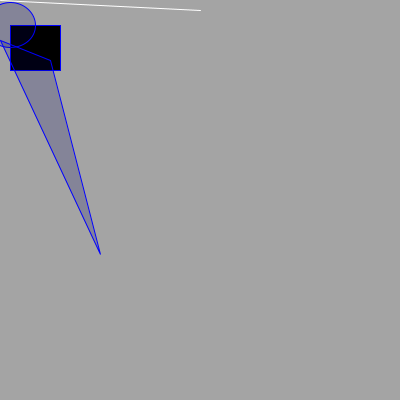
Frame 1 (no input)
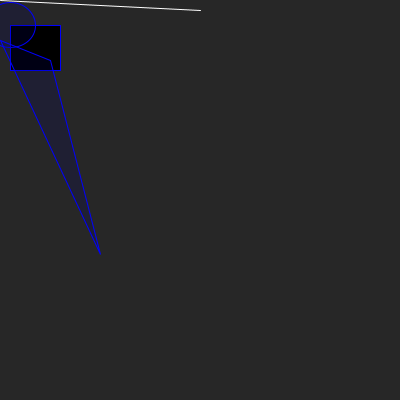
Frame 60 (the mouse pressed at the canvas centre just before this capture)
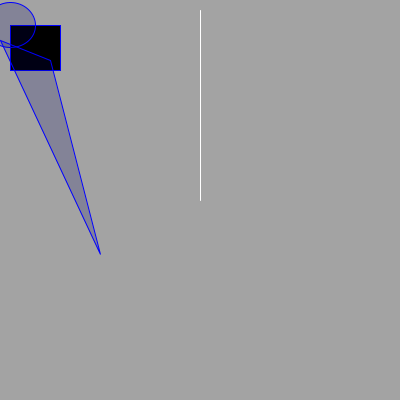
Frame 120 (the mouse held since frame 60 and released just before this capture)

The Processing sketch that drew these frames (run headless with seeded random() and noise(); from frame 60 on, the mouse is pressed at the canvas centre):

// Processing sketch: processing_36552
// ── processing_36552.pde

void setup() {
  size(400, 400);
   background(100);
}

void draw() {
  background(random(255));
  stroke(255);
  line(mouseX, mouseY, 200, 10);

  stroke(0, 0, 255);
  fill(0);
  rect(10, 25, 50, 45);

  fill(0, 0, 100, 50);
  ellipse(10, 25, 50, 45);

  triangle(0, 40, 50, 60, 100, 254);
}
           
                
